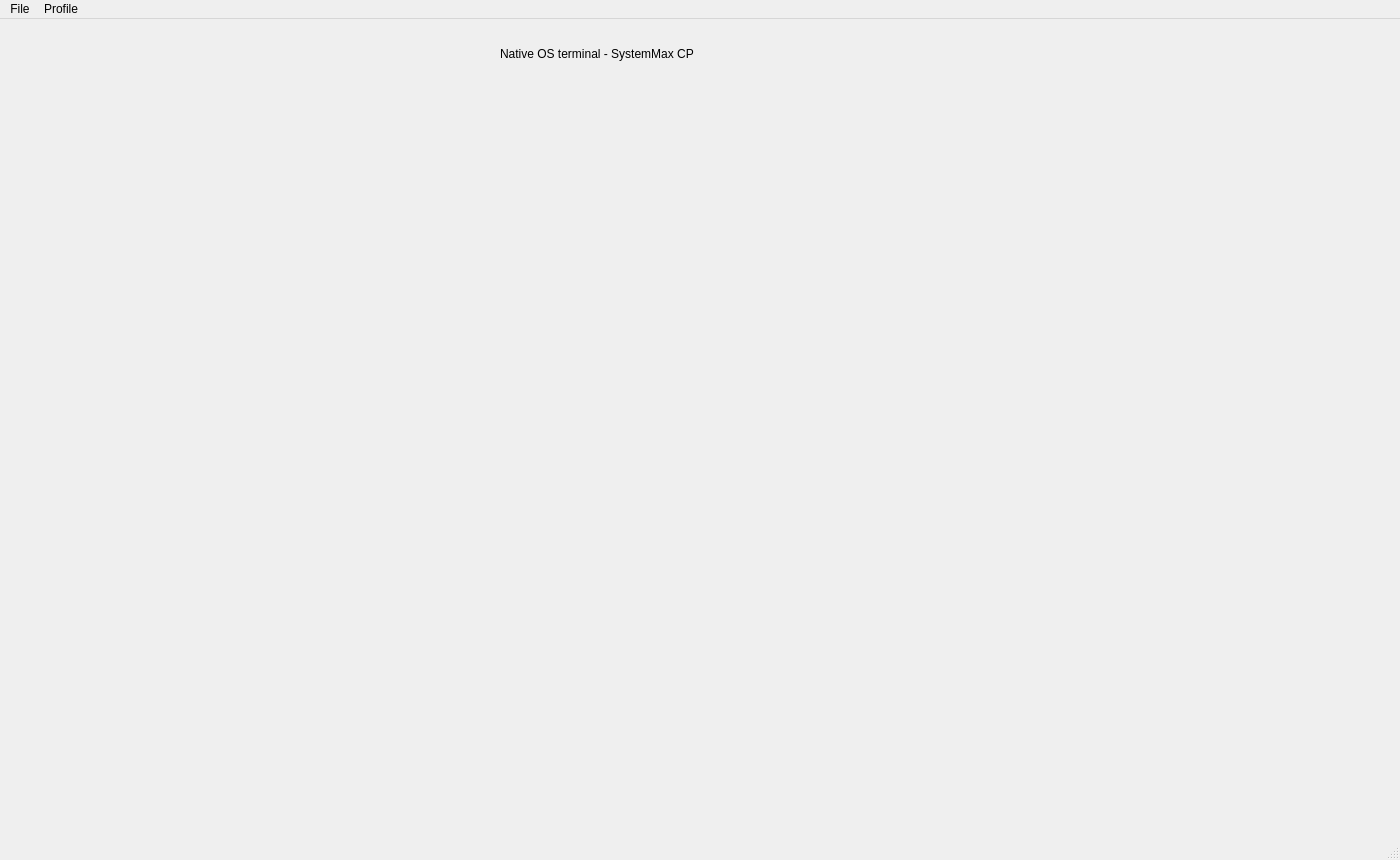
<?xml version="1.0" encoding="UTF-8"?>
<ui version="4.0">
 <class>MainWindow</class>
 <widget class="QMainWindow" name="MainWindow">
  <property name="geometry">
   <rect>
    <x>0</x>
    <y>0</y>
    <width>1400</width>
    <height>860</height>
   </rect>
  </property>
  <property name="windowTitle">
   <string>MainWindow</string>
  </property>
  <widget class="QWidget" name="centralwidget">
   <widget class="QLabel" name="label">
    <property name="geometry">
     <rect>
      <x>500</x>
      <y>20</y>
      <width>651</width>
      <height>30</height>
     </rect>
    </property>
    <property name="styleSheet">
     <string notr="true"/>
    </property>
    <property name="text">
     <string>Native OS terminal - SystemMax CP</string>
    </property>
   </widget>
   <widget class="QWidget" name="horizontalLayoutWidget">
    <property name="geometry">
     <rect>
      <x>100</x>
      <y>60</y>
      <width>1201</width>
      <height>721</height>
     </rect>
    </property>
    <layout class="QHBoxLayout" name="terminalLayout"/>
   </widget>
  </widget>
  <widget class="QStatusBar" name="statusbar"/>
  <widget class="QMenuBar" name="menuBar">
   <property name="enabled">
    <bool>true</bool>
   </property>
   <property name="geometry">
    <rect>
     <x>0</x>
     <y>0</y>
     <width>1400</width>
     <height>37</height>
    </rect>
   </property>
   <widget class="QMenu" name="menuLogout">
    <property name="title">
     <string>File</string>
    </property>
    <addaction name="actionLogout"/>
   </widget>
   <widget class="QMenu" name="menuProfile">
    <property name="title">
     <string>Profile</string>
    </property>
    <addaction name="actionView"/>
   </widget>
   <addaction name="menuLogout"/>
   <addaction name="menuProfile"/>
  </widget>
  <action name="actionLogout">
   <property name="text">
    <string>Logout</string>
   </property>
  </action>
  <action name="actionView">
   <property name="text">
    <string>View</string>
   </property>
  </action>
 </widget>
 <resources/>
 <connections/>
</ui>
